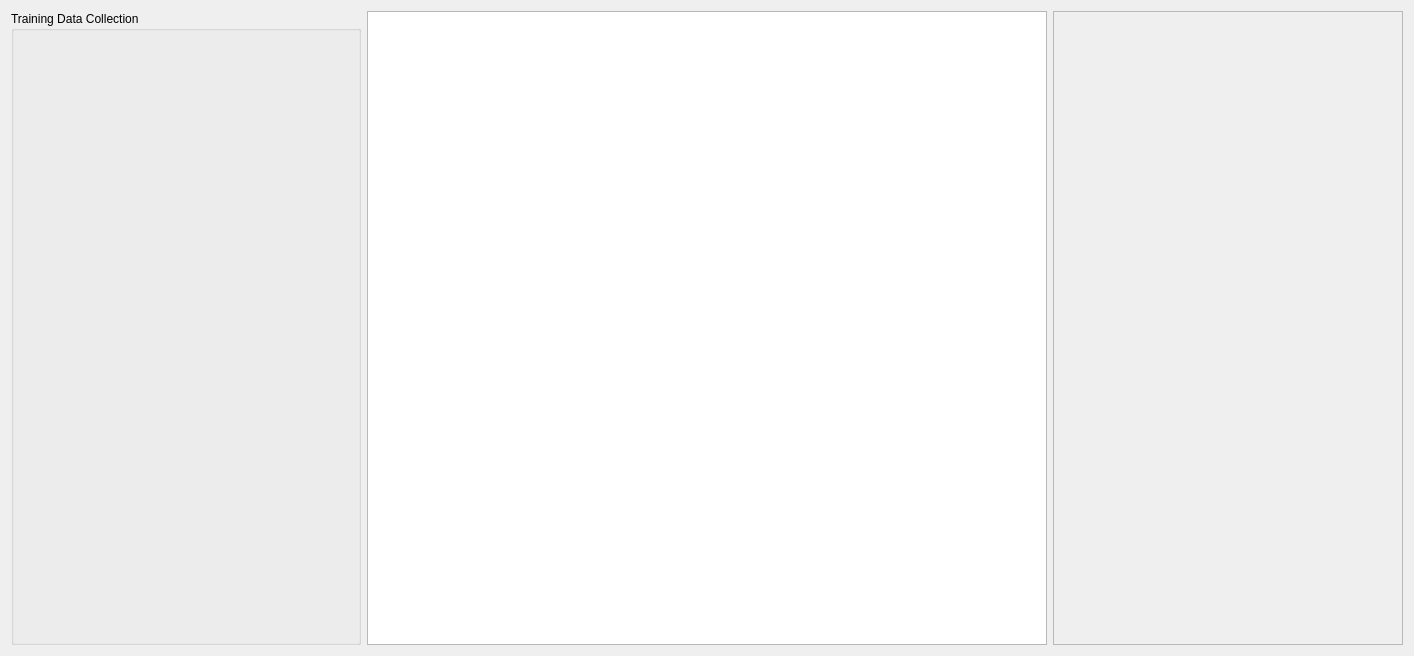
<?xml version="1.0" encoding="UTF-8"?>
<ui version="4.0">
 <class>central</class>
 <widget class="QWidget" name="central">
  <property name="geometry">
   <rect>
    <x>0</x>
    <y>0</y>
    <width>1414</width>
    <height>656</height>
   </rect>
  </property>
  <property name="windowTitle">
   <string>Form</string>
  </property>
  <layout class="QHBoxLayout" name="horizontalLayout">
   <item>
    <widget class="QGroupBox" name="groupBoxPointWidget">
     <property name="minimumSize">
      <size>
       <width>350</width>
       <height>0</height>
      </size>
     </property>
     <property name="maximumSize">
      <size>
       <width>350</width>
       <height>16777215</height>
      </size>
     </property>
     <property name="title">
      <string>Training Data Collection</string>
     </property>
     <layout class="QVBoxLayout" name="verticalLayout">
      <property name="spacing">
       <number>0</number>
      </property>
      <property name="leftMargin">
       <number>0</number>
      </property>
      <property name="topMargin">
       <number>5</number>
      </property>
      <property name="rightMargin">
       <number>0</number>
      </property>
      <property name="bottomMargin">
       <number>0</number>
      </property>
     </layout>
    </widget>
   </item>
   <item>
    <widget class="CentralGraphicsView" name="graphicsView"/>
   </item>
   <item>
    <widget class="QFrame" name="frameToolkit">
     <property name="minimumSize">
      <size>
       <width>350</width>
       <height>0</height>
      </size>
     </property>
     <property name="maximumSize">
      <size>
       <width>350</width>
       <height>16777215</height>
      </size>
     </property>
     <property name="frameShape">
      <enum>QFrame::StyledPanel</enum>
     </property>
     <property name="frameShadow">
      <enum>QFrame::Raised</enum>
     </property>
     <layout class="QVBoxLayout" name="verticalLayout_2"/>
    </widget>
   </item>
  </layout>
 </widget>
 <customwidgets>
  <customwidget>
   <class>CentralGraphicsView</class>
   <extends>QGraphicsView</extends>
   <header>nenetic/gui/central_graphics_view</header>
  </customwidget>
 </customwidgets>
 <resources/>
 <connections/>
</ui>
